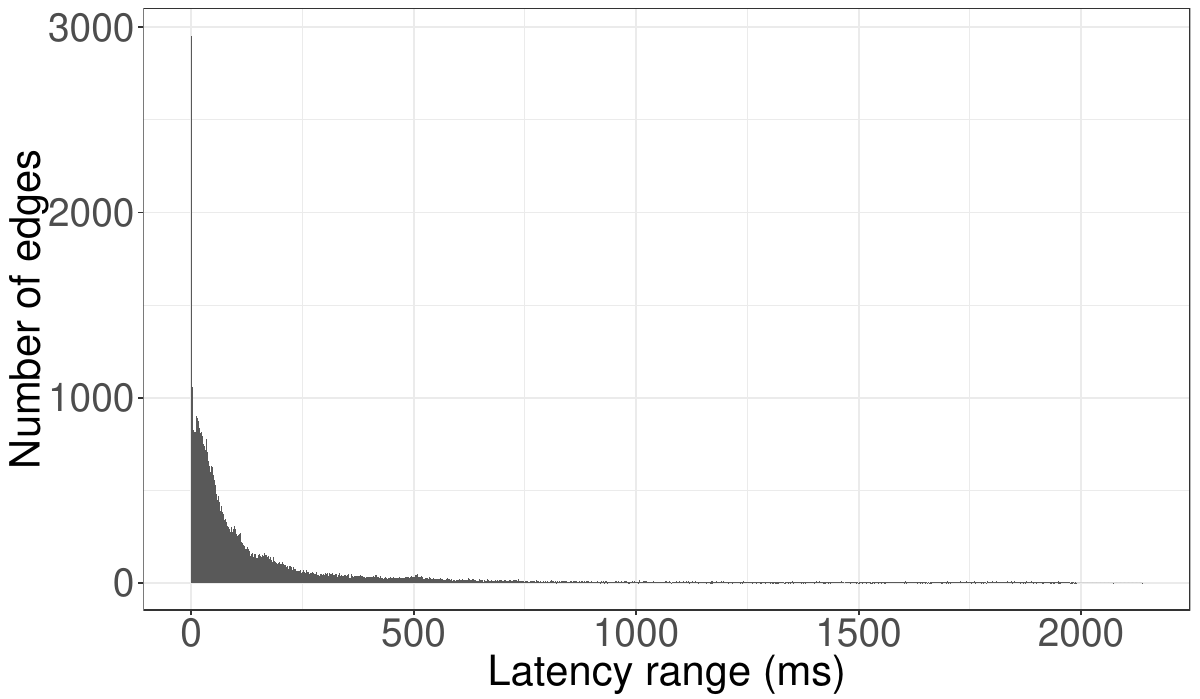

Recreate this plot in R.
library(ggplot2)

library(extrafont)

data = read.csv('lat-ranges.csv')
colnames(data) = c('range')

ggplot(data, aes(x=range)) +
	geom_histogram(binwidth=1) +
	theme_bw(base_size=14) +
	#scale_fill_brewer(palette = 'Set2') +
	#scale_y_log10() +
	#scale_y_continuous(labels=f2si) +
	xlab("Latency range (ms)") +
	ylab("Number of edges") +
	#labs(color = "Topology") +
	theme(
		#panel.grid.major = element_line(colour = "white"),
		#panel.grid.minor = element_line(colour = "white"),
		axis.text        = element_text(size = 28),
		#axis.text.x      = element_text(angle = 90, hjust = 1, vjust = 0.5),
		#axis.title      = element_text(size = 20, face="bold")
		axis.title       = element_text(size = 30),
	)

ggsave('ranges.pdf', width = 12)
embed_fonts('ranges.pdf')

data = read.csv('lat-sds.csv')
colnames(data) = c('sd')

ggplot(data, aes(x=sd)) +
	geom_density() +
	theme_bw(base_size=14) +
	#scale_fill_brewer(palette = 'Set2') +
	#scale_y_log10() +
	#scale_y_continuous(labels=f2si) +
	xlab("Latency standard deviations") +
	ylab("Density") +
	#labs(color = "Topology") +
	theme(
		#panel.grid.major = element_line(colour = "white"),
		#panel.grid.minor = element_line(colour = "white"),
		axis.text        = element_text(size = 28),
		#axis.text.x      = element_text(angle = 90, hjust = 1, vjust = 0.5),
		#axis.title      = element_text(size = 20, face="bold")
		axis.title       = element_text(size = 30),
	)

ggsave('sds.pdf', width = 12)
embed_fonts('sds.pdf')

data = read.csv('lat-means.csv')
colnames(data) = c('means')

ggplot(data, aes(x=means)) +
	geom_density() +
	theme_bw(base_size=14) +
	#scale_fill_brewer(palette = 'Set2') +
	#scale_y_log10() +
	#scale_y_continuous(labels=f2si) +
	xlab("Latency means") +
	ylab("Density") +
	#labs(color = "Topology") +
	theme(
		#panel.grid.major = element_line(colour = "white"),
		#panel.grid.minor = element_line(colour = "white"),
		axis.text        = element_text(size = 28),
		#axis.text.x      = element_text(angle = 90, hjust = 1, vjust = 0.5),
		#axis.title      = element_text(size = 20, face="bold")
		axis.title       = element_text(size = 30),
	)

ggsave('means.pdf', width = 12)
embed_fonts('means.pdf')
